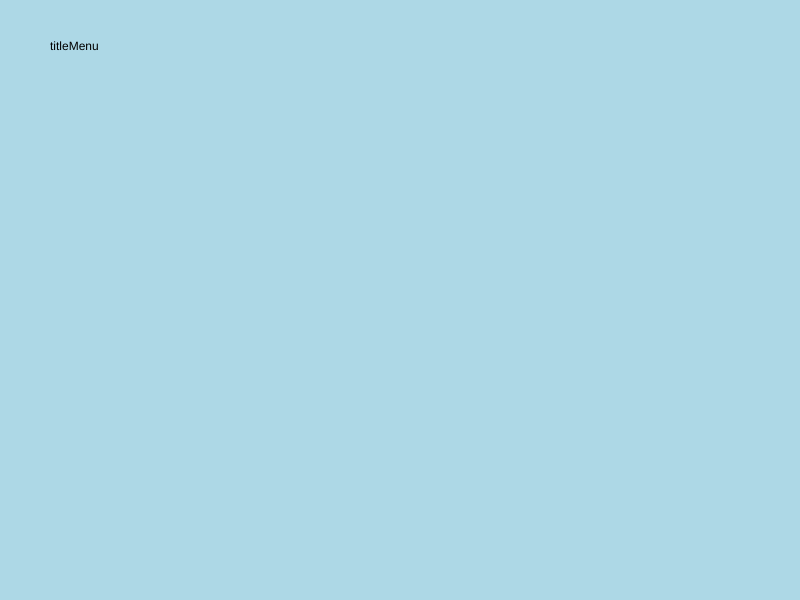
Frame 1 (no input)
Frame 60 (no input): identical to frame 1, image omitted
Frame 120 (the mouse pressed at the canvas centre since frame 60): blank canvas, image omitted

The p5.js sketch that drew this single still picture (run headless with seeded random() and noise() and a simulated clock; from frame 60 on, the mouse is pressed at the canvas centre):

// p5.js sketch
// ── sketch.js
var gameScenes = ["titleMenu", "mainMenu", "gameplay"]
var currentScene = 0;

function setup() {
  // put setup code here
  createCanvas(displayWidth, displayHeight)
  background('lightBlue')
  changeScene(currentScene)
}

function draw() {
  // put drawing code here
}

function mousePressed(){
  // for (var i = 0; i < gameScenes.length; i++) {
  //   console.log(gameScenes[i]);}
  console.log(gameScenes[++currentScene]);
  changeScene(currentScene)
}


//my functions :)
function changeScene(newScene){
  switch (newScene) {
      case 0:
      background('lightBlue');
      text(gameScenes[newScene],50,50);
        break;
      case 1:
      background('lightBlue');
      text(gameScenes[newScene],50,50);
        break;
      case 2:
      background('lightBlue');
      text(gameScenes[newScene],50,50);
      currentScene = -1;
        break;
    default:

  }
}
